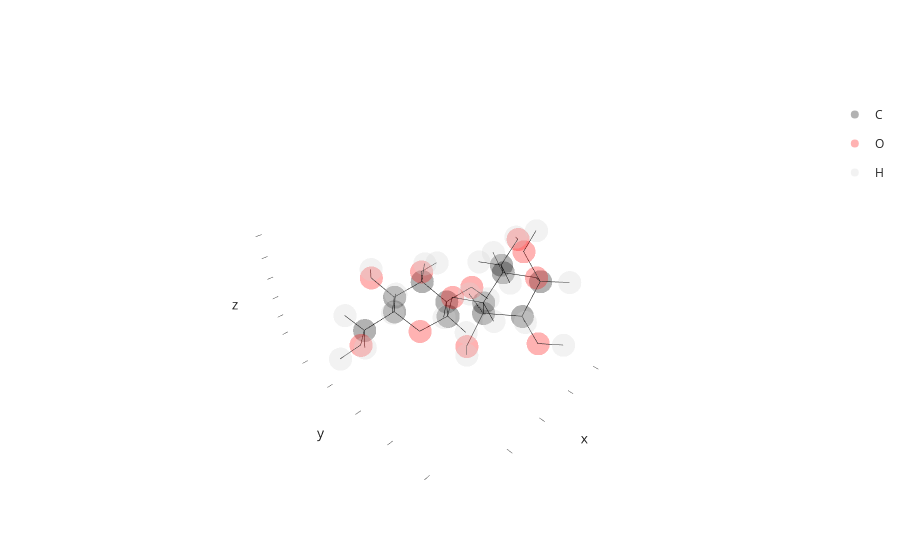

The notebook cell this image was saved under:
### Markdown cell above
We can now make use of our custom linkage just as we would use any of the predefined ones. So, to connect a glucose and a mannose using our new linkage, we can do:

### Code cell
bb.load_sugars()

glc = bb.molecule("GLC")
man = bb.molecule("MAN")

# connect using only the string identifier
# instead of the actual Linkage object
new = bb.connect(glc, man, "my_14_glyco_link")
new.show()

### Figure 1 — Plotly figure (JSON) as saved in the notebook; plotly's stock layout.template omitted (floating-point values rounded to 4 significant figures)
{"data": [{"customdata": [["C1", 1, 1, "GLC", "A"], ["C2", 2, 1, "GLC", "A"], ["C3", 3, 1, "GLC", "A"], ["C4", 4, 1, "GLC", "A"], ["C5", 5, 1, "GLC", "A"], ["C6", 6, 1, "GLC", "A"], ["C1", 23, 2, "MAN", "A"], ["C2", 24, 2, "MAN", "A"], ["C3", 25, 2, "MAN", "A"], ["C4", 26, 2, "MAN", "A"], ["C5", 27, 2, "MAN", "A"], ["C6", 28, 2, "MAN", "A"]], "hovertemplate": "atom_element=C<br>x=%{x}<br>y=%{y}<br>z=%{z}<br>atom_id=%{customdata[0]}<br>atom_serial=%{customdata[1]}<br>residue_serial=%{customdata[2]}<br>residue_name=%{customdata[3]}<br>chain_id=%{customdata[4]}<extra></extra>", "legendgroup": "C", "marker": {"color": "black", "opacity": 0.3, "symbol": "circle"}, "mode": "markers", "name": "C", "scene": "scene", "showlegend": true, "type": "scatter3d", "x": [-0.567, -1.578, -1.179, 0.249, 1.189, 2.607, -1.874, -0.6475, -0.02757, -1.114, -2.304, -3.381], "y": [1.572, 0.465, -0.806, -1.195, -0.024, -0.383, 5.267, 5.447, 4.073, 3.147, 3.143, 2.193], "z": [-0.245, -0.554, 0.203, -0.192, 0.102, -0.345, 2.784, 1.886, 1.61, 1.053, 2.015, 1.486]}, {"customdata": [["O2", 7, 1, "GLC", "A"], ["O3", 8, 1, "GLC", "A"], ["O4", 9, 1, "GLC", "A"], ["O5", 10, 1, "GLC", "A"], ["O6", 11, 1, "GLC", "A"], ["O1", 29, 2, "MAN", "A"], ["O2", 30, 2, "MAN", "A"], ["O3", 31, 2, "MAN", "A"], ["O4", 32, 2, "MAN", "A"], ["O5", 33, 2, "MAN", "A"], ["O6", 34, 2, "MAN", "A"]], "hovertemplate": "atom_element=O<br>x=%{x}<br>y=%{y}<br>z=%{z}<br>atom_id=%{customdata[0]}<br>atom_serial=%{customdata[1]}<br>residue_serial=%{customdata[2]}<br>residue_name=%{customdata[3]}<br>chain_id=%{customdata[4]}<extra></extra>", "legendgroup": "O", "marker": {"color": "red", "opacity": 0.3, "symbol": "circle"}, "mode": "markers", "name": "O", "scene": "scene", "showlegend": true, "type": "scatter3d", "x": [-2.881, -2.075, 0.658, 0.744, 3.506, -1.48, -1.042, 1.028, -0.5947, -2.843, -4.491], "y": [0.879, -1.866, -2.338, 1.133, 0.661, 4.636, 6.051, 4.208, 1.823, 4.457, 2.184], "z": [-0.139, -0.137, 0.562, -0.608, 0.035, 4.003, 0.6542, 0.6548, 0.9253, 2.123, 2.384]}, {"customdata": [["H1", 12, 1, "GLC", "A"], ["H2", 13, 1, "GLC", "A"], ["H3", 14, 1, "GLC", "A"], ["H4", 15, 1, "GLC", "A"], ["H5", 16, 1, "GLC", "A"], ["H61", 17, 1, "GLC", "A"], ["H62", 18, 1, "GLC", "A"], ["HO2", 19, 1, "GLC", "A"], ["HO3", 20, 1, "GLC", "A"], ["HO4", 21, 1, "GLC", "A"], ["HO6", 22, 1, "GLC", "A"], ["H1", 35, 2, "MAN", "A"], ["H2", 36, 2, "MAN", "A"], ["H3", 37, 2, "MAN", "A"], ["H4", 38, 2, "MAN", "A"], ["H5", 39, 2, "MAN", "A"], ["H61", 40, 2, "MAN", "A"], ["H62", 41, 2, "MAN", "A"], ["HO1", 42, 2, "MAN", "A"], ["HO2", 43, 2, "MAN", "A"], ["HO3", 44, 2, "MAN", "A"], ["HO6", 45, 2, "MAN", "A"]], "hovertemplate": "atom_element=H<br>x=%{x}<br>y=%{y}<br>z=%{z}<br>atom_id=%{customdata[0]}<br>atom_serial=%{customdata[1]}<br>residue_serial=%{customdata[2]}<br>residue_name=%{customdata[3]}<br>chain_id=%{customdata[4]}<extra></extra>", "legendgroup": "H", "marker": {"color": "lightgray", "opacity": 0.3, "symbol": "circle"}, "mode": "markers", "name": "H", "scene": "scene", "showlegend": true, "type": "scatter3d", "x": [-0.822, -1.583, -1.223, 0.281, 1.187, 2.913, 2.627, -3.197, -3, 0.102, 4.425, -2.306, 0.08218, 0.369, -1.435, -1.975, -3.712, -2.971, -2.277, -1.433, 1.68, -5.146], "y": [2.466, 0.264, -0.619, -1.429, 0.184, -1.315, -0.503, 1.682, -1.684, -3.118, 0.501, 6.243, 6.082, 3.657, 3.509, 2.804, 2.531, 1.187, 4.546, 6.907, 4.807, 1.576], "z": [-0.815, -1.626, 1.276, -1.257, 1.173, 0.129, -1.428, -0.576, 0.08, 0.427, -0.218, 3.006, 2.386, 2.536, 0.07582, 2.997, 0.5032, 1.404, 4.542, 0.8751, 1.042, 2.015]}, {"hoverinfo": "skip", "line": {"color": "black", "width": 1}, "mode": "lines", "showlegend": false, "type": "scatter3d", "x": [-0.567, -1.578], "y": [1.572, 0.465], "z": [-0.245, -0.554]}, {"hoverinfo": "skip", "line": {"color": "black", "width": 1}, "mode": "lines", "showlegend": false, "type": "scatter3d", "x": [-0.567, 0.744], "y": [1.572, 1.133], "z": [-0.245, -0.608]}, {"hoverinfo": "skip", "line": {"color": "black", "width": 1}, "mode": "lines", "showlegend": false, "type": "scatter3d", "x": [-0.567, -0.822], "y": [1.572, 2.466], "z": [-0.245, -0.815]}, {"hoverinfo": "skip", "line": {"color": "black", "width": 1}, "mode": "lines", "showlegend": false, "type": "scatter3d", "x": [-0.567, -0.5947], "y": [1.572, 1.823], "z": [-0.245, 0.9253]}, {"hoverinfo": "skip", "line": {"color": "black", "width": 1}, "mode": "lines", "showlegend": false, "type": "scatter3d", "x": [-1.578, -1.179], "y": [0.465, -0.806], "z": [-0.554, 0.203]}, {"hoverinfo": "skip", "line": {"color": "black", "width": 1}, "mode": "lines", "showlegend": false, "type": "scatter3d", "x": [-1.578, -2.881], "y": [0.465, 0.879], "z": [-0.554, -0.139]}, {"hoverinfo": "skip", "line": {"color": "black", "width": 1}, "mode": "lines", "showlegend": false, "type": "scatter3d", "x": [-1.578, -1.583], "y": [0.465, 0.264], "z": [-0.554, -1.626]}, {"hoverinfo": "skip", "line": {"color": "black", "width": 1}, "mode": "lines", "showlegend": false, "type": "scatter3d", "x": [-1.179, 0.249], "y": [-0.806, -1.195], "z": [0.203, -0.192]}, {"hoverinfo": "skip", "line": {"color": "black", "width": 1}, "mode": "lines", "showlegend": false, "type": "scatter3d", "x": [-1.179, -2.075], "y": [-0.806, -1.866], "z": [0.203, -0.137]}, {"hoverinfo": "skip", "line": {"color": "black", "width": 1}, "mode": "lines", "showlegend": false, "type": "scatter3d", "x": [-1.179, -1.223], "y": [-0.806, -0.619], "z": [0.203, 1.276]}, {"hoverinfo": "skip", "line": {"color": "black", "width": 1}, "mode": "lines", "showlegend": false, "type": "scatter3d", "x": [0.249, 1.189], "y": [-1.195, -0.024], "z": [-0.192, 0.102]}, {"hoverinfo": "skip", "line": {"color": "black", "width": 1}, "mode": "lines", "showlegend": false, "type": "scatter3d", "x": [0.249, 0.658], "y": [-1.195, -2.338], "z": [-0.192, 0.562]}, {"hoverinfo": "skip", "line": {"color": "black", "width": 1}, "mode": "lines", "showlegend": false, "type": "scatter3d", "x": [0.249, 0.281], "y": [-1.195, -1.429], "z": [-0.192, -1.257]}, {"hoverinfo": "skip", "line": {"color": "black", "width": 1}, "mode": "lines", "showlegend": false, "type": "scatter3d", "x": [1.189, 2.607], "y": [-0.024, -0.383], "z": [0.102, -0.345]}, {"hoverinfo": "skip", "line": {"color": "black", "width": 1}, "mode": "lines", "showlegend": false, "type": "scatter3d", "x": [1.189, 0.744], "y": [-0.024, 1.133], "z": [0.102, -0.608]}, {"hoverinfo": "skip", "line": {"color": "black", "width": 1}, "mode": "lines", "showlegend": false, "type": "scatter3d", "x": [1.189, 1.187], "y": [-0.024, 0.184], "z": [0.102, 1.173]}, {"hoverinfo": "skip", "line": {"color": "black", "width": 1}, "mode": "lines", "showlegend": false, "type": "scatter3d", "x": [2.607, 3.506], "y": [-0.383, 0.661], "z": [-0.345, 0.035]}, {"hoverinfo": "skip", "line": {"color": "black", "width": 1}, "mode": "lines", "showlegend": false, "type": "scatter3d", "x": [2.607, 2.913], "y": [-0.383, -1.315], "z": [-0.345, 0.129]}, {"hoverinfo": "skip", "line": {"color": "black", "width": 1}, "mode": "lines", "showlegend": false, "type": "scatter3d", "x": [2.607, 2.627], "y": [-0.383, -0.503], "z": [-0.345, -1.428]}, {"hoverinfo": "skip", "line": {"color": "black", "width": 1}, "mode": "lines", "showlegend": false, "type": "scatter3d", "x": [-2.881, -3.197], "y": [0.879, 1.682], "z": [-0.139, -0.576]}, {"hoverinfo": "skip", "line": {"color": "black", "width": 1}, "mode": "lines", "showlegend": false, "type": "scatter3d", "x": [-2.075, -3], "y": [-1.866, -1.684], "z": [-0.137, 0.08]}, {"hoverinfo": "skip", "line": {"color": "black", "width": 1}, "mode": "lines", "showlegend": false, "type": "scatter3d", "x": [0.658, 0.102], "y": [-2.338, -3.118], "z": [0.562, 0.427]}, {"hoverinfo": "skip", "line": {"color": "black", "width": 1}, "mode": "lines", "showlegend": false, "type": "scatter3d", "x": [3.506, 4.425], "y": [0.661, 0.501], "z": [0.035, -0.218]}, {"hoverinfo": "skip", "line": {"color": "black", "width": 1}, "mode": "lines", "showlegend": false, "type": "scatter3d", "x": [-1.874, -0.6475], "y": [5.267, 5.447], "z": [2.784, 1.886]}, {"hoverinfo": "skip", "line": {"color": "black", "width": 1}, "mode": "lines", "showlegend": false, "type": "scatter3d", "x": [-1.874, -1.48], "y": [5.267, 4.636], "z": [2.784, 4.003]}, {"hoverinfo": "skip", "line": {"color": "black", "width": 1}, "mode": "lines", "showlegend": false, "type": "scatter3d", "x": [-1.874, -2.843], "y": [5.267, 4.457], "z": [2.784, 2.123]}, {"hoverinfo": "skip", "line": {"color": "black", "width": 1}, "mode": "lines", "showlegend": false, "type": "scatter3d", "x": [-1.874, -2.306], "y": [5.267, 6.243], "z": [2.784, 3.006]}, {"hoverinfo": "skip", "line": {"color": "black", "width": 1}, "mode": "lines", "showlegend": false, "type": "scatter3d", "x": [-0.6475, -0.02757], "y": [5.447, 4.073], "z": [1.886, 1.61]}, {"hoverinfo": "skip", "line": {"color": "black", "width": 1}, "mode": "lines", "showlegend": false, "type": "scatter3d", "x": [-0.6475, -1.042], "y": [5.447, 6.051], "z": [1.886, 0.6542]}, {"hoverinfo": "skip", "line": {"color": "black", "width": 1}, "mode": "lines", "showlegend": false, "type": "scatter3d", "x": [-0.6475, 0.08218], "y": [5.447, 6.082], "z": [1.886, 2.386]}, {"hoverinfo": "skip", "line": {"color": "black", "width": 1}, "mode": "lines", "showlegend": false, "type": "scatter3d", "x": [-0.02757, -1.114], "y": [4.073, 3.147], "z": [1.61, 1.053]}, {"hoverinfo": "skip", "line": {"color": "black", "width": 1}, "mode": "lines", "showlegend": false, "type": "scatter3d", "x": [-0.02757, 1.028], "y": [4.073, 4.208], "z": [1.61, 0.6548]}, {"hoverinfo": "skip", "line": {"color": "black", "width": 1}, "mode": "lines", "showlegend": false, "type": "scatter3d", "x": [-0.02757, 0.369], "y": [4.073, 3.657], "z": [1.61, 2.536]}, {"hoverinfo": "skip", "line": {"color": "black", "width": 1}, "mode": "lines", "showlegend": false, "type": "scatter3d", "x": [-1.114, -2.304], "y": [3.147, 3.143], "z": [1.053, 2.015]}, {"hoverinfo": "skip", "line": {"color": "black", "width": 1}, "mode": "lines", "showlegend": false, "type": "scatter3d", "x": [-1.114, -0.5947], "y": [3.147, 1.823], "z": [1.053, 0.9253]}, {"hoverinfo": "skip", "line": {"color": "black", "width": 1}, "mode": "lines", "showlegend": false, "type": "scatter3d", "x": [-1.114, -1.435], "y": [3.147, 3.509], "z": [1.053, 0.07582]}, {"hoverinfo": "skip", "line": {"color": "black", "width": 1}, "mode": "lines", "showlegend": false, "type": "scatter3d", "x": [-2.304, -3.381], "y": [3.143, 2.193], "z": [2.015, 1.486]}, {"hoverinfo": "skip", "line": {"color": "black", "width": 1}, "mode": "lines", "showlegend": false, "type": "scatter3d", "x": [-2.304, -2.843], "y": [3.143, 4.457], "z": [2.015, 2.123]}, {"hoverinfo": "skip", "line": {"color": "black", "width": 1}, "mode": "lines", "showlegend": false, "type": "scatter3d", "x": [-2.304, -1.975], "y": [3.143, 2.804], "z": [2.015, 2.997]}, {"hoverinfo": "skip", "line": {"color": "black", "width": 1}, "mode": "lines", "showlegend": false, "type": "scatter3d", "x": [-3.381, -4.491], "y": [2.193, 2.184], "z": [1.486, 2.384]}, {"hoverinfo": "skip", "line": {"color": "black", "width": 1}, "mode": "lines", "showlegend": false, "type": "scatter3d", "x": [-3.381, -3.712], "y": [2.193, 2.531], "z": [1.486, 0.5032]}, {"hoverinfo": "skip", "line": {"color": "black", "width": 1}, "mode": "lines", "showlegend": false, "type": "scatter3d", "x": [-3.381, -2.971], "y": [2.193, 1.187], "z": [1.486, 1.404]}, {"hoverinfo": "skip", "line": {"color": "black", "width": 1}, "mode": "lines", "showlegend": false, "type": "scatter3d", "x": [-1.48, -2.277], "y": [4.636, 4.546], "z": [4.003, 4.542]}, {"hoverinfo": "skip", "line": {"color": "black", "width": 1}, "mode": "lines", "showlegend": false, "type": "scatter3d", "x": [-1.042, -1.433], "y": [6.051, 6.907], "z": [0.6542, 0.8751]}, {"hoverinfo": "skip", "line": {"color": "black", "width": 1}, "mode": "lines", "showlegend": false, "type": "scatter3d", "x": [1.028, 1.68], "y": [4.208, 4.807], "z": [0.6548, 1.042]}, {"hoverinfo": "skip", "line": {"color": "black", "width": 1}, "mode": "lines", "showlegend": false, "type": "scatter3d", "x": [-4.491, -5.146], "y": [2.184, 1.576], "z": [2.384, 2.015]}], "layout": {"scene": {"xaxis": {"showgrid": false, "showline": false, "showticklabels": false}, "yaxis": {"showgrid": false, "showline": false, "showticklabels": false}, "zaxis": {"showgrid": false, "showline": false, "showticklabels": false}}}}
